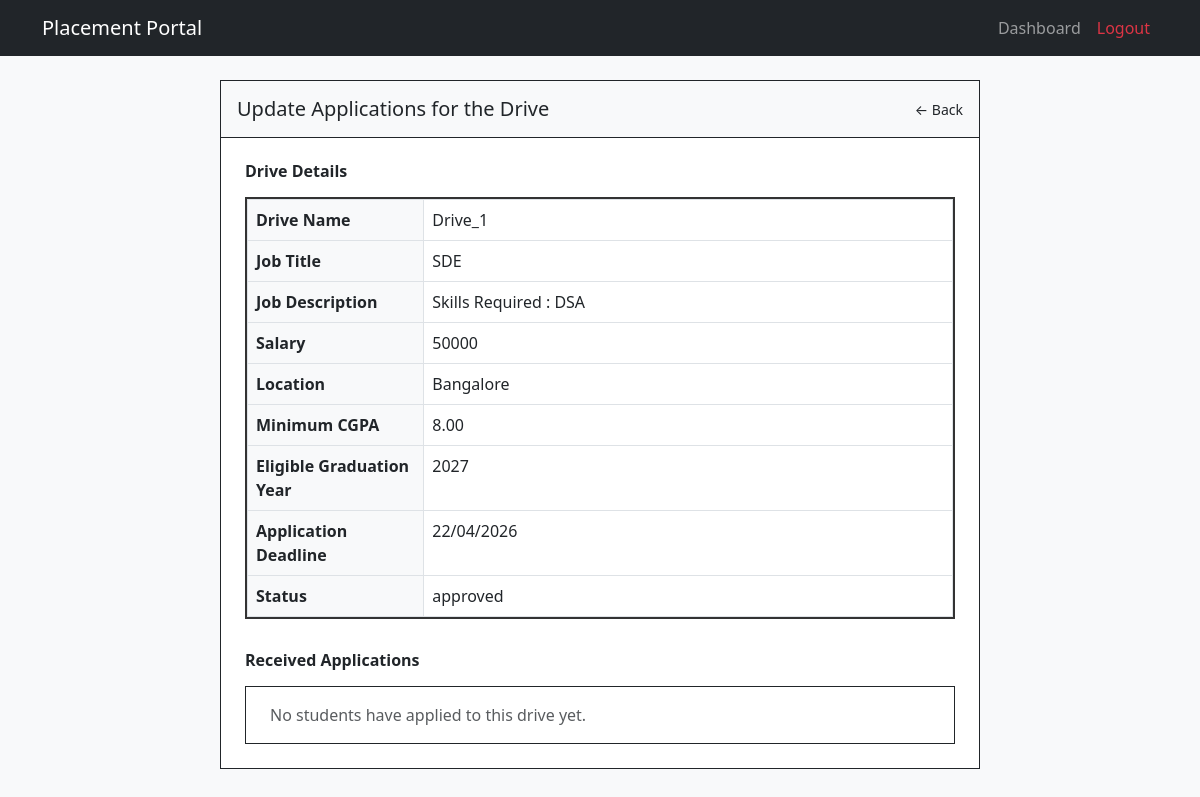
Page /company/drive/fetch_applications/1 (signed in) on the committed database.
### models.py (models this page shows, shortened)
class PlacementDrive(db.Model):
    __tablename__ = 'placement_drive'
    id = db.Column(db.Integer, primary_key=True, autoincrement=True)
    name = db.Column(db.String(255), nullable=False)
    comp_id = db.Column(db.Integer, db.ForeignKey('company.company_id'), nullable=False)
    job_title = db.Column(db.String(255), nullable=False)
    job_desc = db.Column(db.String(255), nullable=False)
    min_cgpa = db.Column(db.Numeric(4, 2))
    eligible_grad_yr = db.Column(db.Integer)
    salary = db.Column(db.Integer)
    location = db.Column(db.String(255))
    deadline = db.Column(db.DateTime, nullable=False)
    status = db.Column(db.String(50), nullable=False, default='Pending') #Pending/Approved/Rejected/Closed
    remarks = db.Column(db.String(255))
    created_at = db.Column(db.DateTime, nullable=False, default=datetime.now)
    updated_at = db.Column(db.DateTime, default=datetime.now, onupdate=datetime.now)
    applications = db.relationship('Application', backref='drive')
    eligible_departments = db.relationship('EligibleDepartments', backref='placement_drive', cascade='all, delete-orphan')

### app.py (the view)
@app.route('/company/drive/<string:action>/<int:drive_id>') #Take action on a drive
@login_required
def company_drive_action(action, drive_id):
    if not current_user.is_authenticated or not current_user.get_id().startswith('company_'):
        return "Unauthorized Access : Not a Company ", 403
    drive = PlacementDrive.query.filter_by(id=drive_id).first()
    if action == 'close':
        drive.status = 'Closed'
        db.session.commit()
        flash(f'{drive.name} Drive closed successfully!', 'success')
        return redirect(url_for('company_dashboard'))
    if action == 'fetch_applications':
        applications = Application.query.filter_by(drive_id=drive_id).all()
        return render_template('company_drive_applications.html', drive=drive, applications=applications)

### app.py (called while the page is built)
@login_manager.user_loader #Run this fn everytime the user clicks a new page
def load_user(user_id):
    try:
        role, uid = user_id.split('_', 1)
        if role == 'admin':
            return db.session.get(Admin, int(uid))
        elif role == 'student':
            return db.session.get(Student, uid)
        elif role == 'company':
            return db.session.get(Company, int(uid))
    except Exception as e:
        return None
    return None

### models.py (called while the page is built)
    def get_id(self):
        return f"company_{self.company_id}"

### templates/company_drive_applications.html
{% extends "base.html" %}
{% block content %}
<div class="row justify-content-center mt-4 mb-5">
    <div class="col-lg-8 border border-dark p-0 bg-white">
        <div class="d-flex justify-content-between align-items-center p-3 border-bottom border-dark bg-light">
            <h5 class="mb-0">Update Applications for the Drive</h5>
            <div class="small">
                <a href="{{ url_for('company_dashboard') }}" class="text-decoration-none text-dark">&larr; Back</a>
            </div>
        </div>
        <div class="p-4">
            <h6 class="mb-3 fw-bold">Drive Details</h6>
            <div style="border: 2px solid #333; margin-bottom: 2rem;">
                <table class="table table-bordered mb-0">
                    <tbody>
                        <tr>
                            <th class="w-25 bg-light">Drive Name</th>
                            <td>{{ drive.name }}</td>
                        </tr>
                        <tr>
                            <th class="bg-light">Job Title</th>
                            <td>{{ drive.job_title }}</td>
                        </tr>
                        <tr>
                            <th class="bg-light">Job Description</th>
                            <td>{{ drive.job_desc }}</td>
                        </tr>
                        <tr>
                            <th class="bg-light">Salary</th>
                            <td>{{ drive.salary if drive.salary else 'N/A' }}</td>
                        </tr>
                        <tr>
                            <th class="bg-light">Location</th>
                            <td>{{ drive.location if drive.location else 'N/A' }}</td>
                        </tr>
                        <tr>
                            <th class="bg-light">Minimum CGPA</th>
                            <td>{{ drive.min_cgpa if drive.min_cgpa else 'N/A' }}</td>
                        </tr>
                        <tr>
                            <th class="bg-light">Eligible Graduation Year</th>
                            <td>{{ drive.eligible_grad_yr if drive.eligible_grad_yr else 'N/A' }}</td>
                        </tr>
                        <tr>
                            <th class="bg-light">Application Deadline</th>
                            <td>{{ drive.deadline.strftime('%d/%m/%Y') if drive.deadline else 'N/A' }}</td>
                        </tr>
                        <tr>
                            <th class="bg-light">Status</th>
                            <td>
                                {% if drive.status == 'Pending' %}
                                    <span class="badge  text-dark">Pending Admin Approval</span>
                                {% elif drive.status == 'Active' %}
                                    <span class="badge ">Active</span>
                                {% elif drive.status == 'Closed' %}
                                    <span class="badge ">Closed</span>
                                {% else %}
                                    {{ drive.status }}
                                {% endif %}
                            </td>
                        </tr>
                    </tbody>
                </table>
            </div>
            <h6 class="mb-3 fw-bold">Received Applications</h6>
            <div class="border border-dark p-3">
                {% for app in applications %}
                <div class="d-flex justify-content-between align-items-center border border-dark p-2 mb-2">
                    <span class="ms-2 fw-bold">{{ app.student_roll }}</span>
                    <a href="{{ url_for('company_application_action', app_id=app.id, action='review') }}" class="btn btn-sm btn-outline-primary rounded-pill px-4">review application</a>
                </div>
                {% else %}
                <p class="text-muted ms-2 mb-0">No students have applied to this drive yet.</p>
                {% endfor %}
            </div>
        </div>
    </div>
</div>
{% endblock %}

### templates/base.html (style rules this page uses)
body { background-color: #f8f9fa; }

### rows in the picture
PlacementDrive: name "Drive_1", job_title "SDE", job_desc "Skills Required : DSA", salary "50000", location "Bangalore", min_cgpa "8.00", eligible_grad_yr "2027", deadline "22/04/2026", status "approved"
